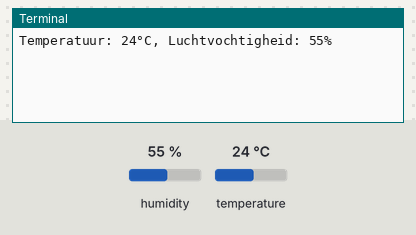
A program run on a simulated Raspberry Pi (BCM pin numbers). On the bench: the last lines printed to the terminal. Inputs (shaded band) come from the test bench; at power-on: humidity 55 %, temperature 24 °C. No MQTT or app messages arrive unless stated; the clock reads 2024-03-15 10:24:30 at power-on unless the program sets it.

Above: at 1.3 s.
1.4 s: humidity set to 22 %
At 3.3 s:
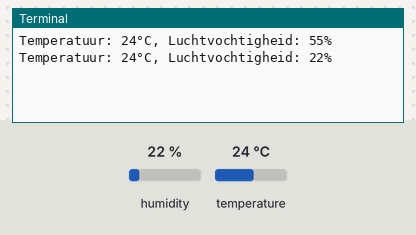
4.1 s: temperature set to 12 °C
At 4.9 s:
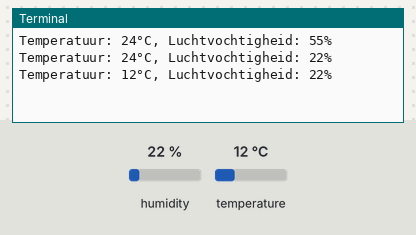
6.8 s: humidity set to 40 %
At 9.1 s:
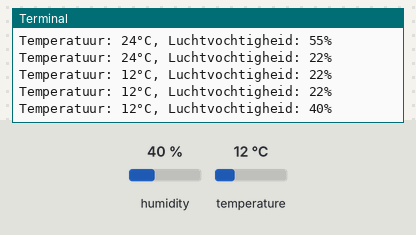
Timing chart, 0 to 10.6 s (numbered marks = the images above; inputs shaded):
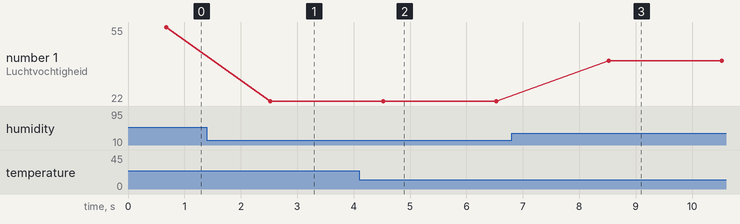

Measured:
- after the input at 1.4 s, the terminal: prints a new line after 1.1 s (image 1)
- after the input at 4.1 s, the terminal: prints a new line after 0.43 s (image 2)
- after the input at 6.8 s, the terminal: prints a new line after 1.7 s (image 3)
- plotted number 1: 55 → 22 after the input at 1.4 s, 22 → 40 after the input at 6.8 s

The program:

SSC-DHT11-RPI.py
```python
# (licence header left out)
import os
import time
import sys
import Adafruit_DHT as dht
import paho.mqtt.client as mqtt
import json

# host = ip van server
# user = gebruikersnaam gekoppeled aan de MQTT node van node-red

host = '192.168.11.21'
user = 'test'

# hier wordt aangegeven om de hoeveel seconden de code opnieuw moet uitgevoert worden

INTERVAL=2

#hoe de data wordt verzonden, in dit geval puur het getal.
sensor_temp = {0}
sensor_hum = {0}

next_reading = time.time()

# als het woord client wordt gebruikt wordt mqtt.client() opgeroepen

client = mqtt.Client()

# welke gebruikersnaam wordt er gebruikt, in dit geval is het een referencie terug naar "user"
client.username_pw_set(user)
# maak een MQTT verbinding naar 'host' die eerder staat aangegeven in de code, het maakt gebruikt van de standaard mqtt port: 1883, deze verbinding blijf 60 seconden bestaan.
client.connect(host, 1883, 60)

#Vanaf hier gaat de code verzonden in een loop.

client.loop_start()

try:
    while True:
        humidity,temperature = dht.read_retry(dht.DHT11, 4)
        humidity = round(humidity, 2)
        temperature = round(temperature, 2)
        print(u"Temperatuur: {:g}\u00b0C, Luchtvochtigheid: {:g}%".format(temperature, humidity))
        sensor_temp = temperature
        sensor_hum = humidity

        # Sending humidity and temperature data to ThingsBoard
        client.publish('lv', json.dumps(sensor_hum), 1)
	client.publish('temp', json.dumps(sensor_temp), 1)

        next_reading += INTERVAL
        sleep_time = next_reading-time.time()
        if sleep_time > 0:
            time.sleep(sleep_time)
except KeyboardInterrupt:
    pass

client.loop_stop()
client.disconnect()
```
